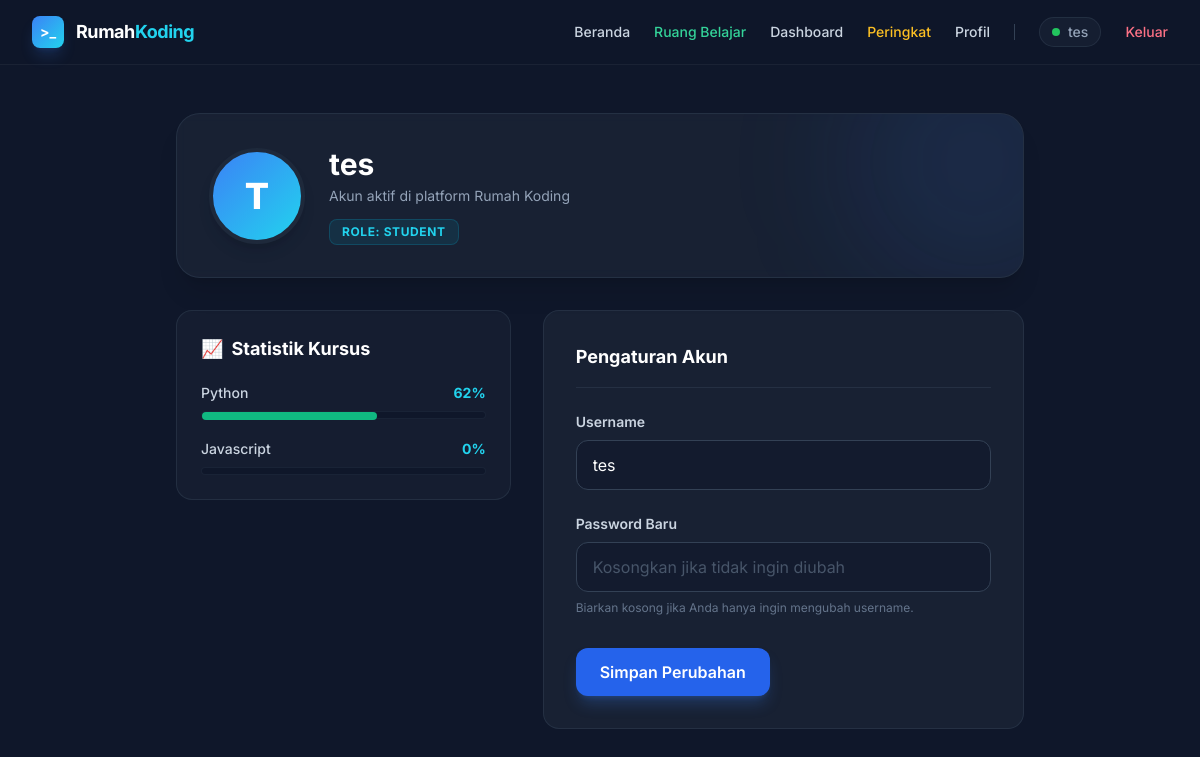
The page /profil (signed in) on the database its author committed.
### tables this page shows
CREATE TABLE users (
            id INTEGER PRIMARY KEY AUTOINCREMENT,
            username TEXT UNIQUE NOT NULL,
            password TEXT NOT NULL,
            role TEXT DEFAULT 'student'
        );

### app.py (the view)
@app.route("/profil")
def profil():
    if "user_id" not in session:
        return redirect(url_for("login"))
    user_id = session["user_id"]
    conn = sqlite3.connect(DB_PATH)
    conn.row_factory = sqlite3.Row
    cursor = conn.cursor()
    cursor.execute("SELECT * FROM users WHERE id = ?", (user_id,))
    user = cursor.fetchone()
    cursor.execute("SELECT DISTINCT LOWER(bahasa) as bahasa FROM materi")
    langs = [row["bahasa"] for row in cursor.fetchall()]
    progress_data = {}
    for lang in langs:
        cursor.execute("SELECT COUNT(*) FROM materi WHERE LOWER(bahasa) = ?", (lang,))
        total = cursor.fetchone()[0]
        cursor.execute(
            """
            SELECT COUNT(DISTINCT m.id) FROM user_progress up
            JOIN materi m ON up.materi_id = m.id
            WHERE up.user_id = ? AND LOWER(m.bahasa) = ? AND up.status = 'selesai'
        """,
            (user_id, lang),
        )
        completed = cursor.fetchone()[0]
        pct = int((completed / total * 100) if total > 0 else 0)
        progress_data[lang] = pct
    conn.close()
    return render_template("profile.html", user=user, progress_data=progress_data)

### templates/profile.html (shortened to what this page needs)
{% extends "base.html" %}
{% block content %}
<div class="max-w-4xl mx-auto px-6 py-12 w-full">
    <div class="bg-slate-800/60 border border-slate-700/50 rounded-3xl p-8 flex flex-col sm:flex-row items-center gap-6 mb-8 shadow-xl backdrop-blur-sm relative overflow-hidden">
        <div class="absolute -right-20 -top-20 w-64 h-64 bg-blue-500/10 blur-[60px] rounded-full pointer-events-none"></div>
        <div class="w-24 h-24 rounded-full bg-gradient-to-br from-blue-500 to-cyan-400 flex items-center justify-center text-4xl font-extrabold text-white shadow-lg border-4 border-slate-800 shrink-0 z-10">
            {{ user.username[0] | upper }}
        </div>
        <div class="text-center sm:text-left z-10">
            <h1 class="text-3xl font-bold text-white mb-1">{{ user.username }}</h1>
            <p class="text-slate-400 text-sm mb-3">Akun aktif di platform Rumah Koding</p>
            <span class="inline-block px-3 py-1 bg-cyan-500/10 border border-cyan-500/20 text-cyan-400 text-xs font-bold uppercase tracking-wider rounded-lg">
                Role: {{ user.role }}
            </span>
        </div>
    </div>
    <div class="grid grid-cols-1 md:grid-cols-12 gap-8">
        <div class="md:col-span-5 space-y-6">
            <div class="bg-slate-800/40 border border-slate-700/50 rounded-2xl p-6">
                <h2 class="text-lg font-bold text-white mb-5 flex items-center gap-2">
                    <span>📈</span> Statistik Kursus
                </h2>
                <div class="space-y-5">
                    {% for lang, pct in progress_data.items() %}
                    <div>
                        <div class="flex justify-between text-sm mb-2">
                            <span class="font-medium text-slate-300 capitalize">{{ lang }}</span>
                            <span class="text-cyan-400 font-bold">{{ pct }}%</span>
                        </div>
                        <div class="w-full bg-slate-900 rounded-full h-2 border border-slate-700/30">
                            <div class="bg-emerald-500 h-2 rounded-full" style="width: {{ pct }}%;"></div>
                        </div>
                    </div>
                    {% else %}
                    <p class="text-sm text-slate-500 text-center py-4">Belum ada data statistik.</p>
                    {% endfor %}
                </div>
            </div>
        </div>
        <div class="md:col-span-7">
            <div class="bg-slate-800/60 border border-slate-700/50 rounded-2xl p-6 md:p-8">
                <h2 class="text-lg font-bold text-white mb-6 pb-4 border-b border-slate-700/50">Pengaturan Akun</h2>
                <form method="POST" action="/profil/update" class="space-y-6">
                    <div>
                        <label class="block text-sm font-semibold text-slate-300 mb-2">Username</label>
                        <input type="text" name="username" value="{{ user.username }}" required autocomplete="off"
                               class="w-full px-4 py-3 bg-slate-900/50 border border-slate-700 rounded-xl text-white focus:outline-none focus:border-blue-500 focus:ring-1 focus:ring-blue-500 transition-all">
                    </div>
                    <div>
                        <label class="block text-sm font-semibold text-slate-300 mb-2">Password Baru</label>
                        <input type="password" name="password" placeholder="Kosongkan jika tidak ingin diubah"
                               class="w-full px-4 py-3 bg-slate-900/50 border border-slate-700 rounded-xl text-white placeholder-slate-600 focus:outline-none focus:border-blue-500 focus:ring-1 focus:ring-blue-500 transition-all">
                        <p class="mt-2 text-xs text-slate-500">Biarkan kosong jika Anda hanya ingin mengubah username.</p>
                    </div>
                    <div class="pt-2">
                        <button type="submit" class="w-full md:w-auto px-6 py-3 bg-blue-600 hover:bg-blue-500 text-white font-semibold rounded-xl shadow-lg shadow-blue-500/25 transition-all transform hover:-translate-y-0.5">
                            Simpan Perubahan
                        </button>
                    </div>
                </form>
            </div>
        </div>
    </div>
</div>
{% endblock %}

### templates/base.html (shortened to what this page needs)
<!DOCTYPE html>
<html lang="id">
<head>
    <script src="https://cdn.tailwindcss.com"></script>
    <link rel="stylesheet" href="{{ url_for('static', filename='css/custom.css') }}?v={{ range(1, 10000) | random }}">
</head>
<body class="flex flex-col min-h-screen antialiased selection:bg-blue-500 selection:text-white">
    <header class="glass-nav sticky top-0 z-50 w-full transition-all duration-300">
        <div class="w-full px-8 h-16 flex items-center justify-between">
            <a href="/" class="flex items-center gap-3 group">
                <div class="w-8 h-8 rounded-lg bg-gradient-to-br from-blue-500 to-cyan-400 flex items-center justify-center text-white font-bold text-sm shadow-lg shadow-blue-500/20 group-hover:shadow-blue-500/40 transition-all duration-300">
                    &gt;_
                </div>
                <span class="text-lg font-bold tracking-tight text-white">
                    Rumah<span class="text-cyan-400">Koding</span>
                </span>
            </a>
            <nav class="hidden md:flex items-center gap-6">
                <a href="/" class="text-sm font-medium text-slate-300 hover:text-white transition-colors">Beranda</a>
                {% if session.get('user_id') %}
                    {% if session.get('role') == 'admin' %}
                        <a href="/admin" class="text-sm font-medium text-cyan-400 hover:text-cyan-300 transition-colors">Studio Admin</a>
                        <a href="/admin/users" class="text-sm font-medium bg-slate-800 text-slate-300 px-3 py-1.5 rounded-md border border-slate-700 hover:bg-slate-700 hover:text-white transition-all">👥 Data Siswa</a>
                        <a href="/admin/automation" class="text-xs font-semibold bg-cyan-600/20 text-cyan-400 border border-cyan-500/40 px-3 py-1.5 rounded-lg hover:bg-cyan-600 hover:text-white transition-all">🤖 Automation Studio</a>
                    {% elif session.get('role') == 'student' %}
                        <a href="/belajar" class="text-sm font-medium text-emerald-400 hover:text-emerald-300 transition-colors">Ruang Belajar</a>
                        <a href="/dashboard" class="text-sm font-medium text-slate-300 hover:text-white transition-colors">Dashboard</a>
                        <a href="/leaderboard" class="text-sm font-medium text-amber-400 hover:text-amber-300 transition-colors">Peringkat</a>
                    {% endif %}
                    <a href="/profil" class="text-sm font-medium text-slate-300 hover:text-white transition-colors">Profil</a>
                    <span class="text-sm font-medium text-slate-400 flex items-center gap-2 bg-slate-800/50 px-3 py-1 rounded-full border border-slate-700/50">
                        <span class="w-2 h-2 rounded-full bg-green-500"></span>
                        {{ session.get('username', 'User') }}
                    </span>
                    <a href="/logout" class="text-sm font-medium text-rose-400 hover:text-rose-300 transition-colors">Keluar</a>
                {% else %}
                    <a href="/login" class="text-sm font-medium text-slate-300 hover:text-white transition-colors">Masuk</a>
                    <a href="/register" class="text-sm font-medium bg-blue-600 hover:bg-blue-500 text-white px-4 py-2 rounded-lg shadow-md shadow-blue-500/20 transition-all">Daftar Akun</a>
                {% endif %}
            </nav>
        </div>
    </header>
    <main class="flex-1 flex flex-col relative">
        {% block content %}{% endblock %}
    </main>
</body>
</html>

### static/css/custom.css (style rules this page uses)
body { background-color: #0f172a; color: #f8fafc; font-family: 'Inter', 'Segoe UI', Tahoma, Geneva, Verdana, sans-serif; overflow-x: hidden; }
.glass-nav { background: rgba(15, 23, 42, 0.75); backdrop-filter: blur(12px); -webkit-backdrop-filter: blur(12px); border-bottom: 1px solid rgba(255, 255, 255, 0.05); transition: all 0.3s ease-in-out; }
button, a, input, select { transition: all 0.2s ease-in-out; }

### rows shown on the page
users: get "tes", username "T", username "tes", role "STUDENT"

### other values the page prints
{{ lang }} "Python" "Javascript"
{{ pct }} "62" "0"
